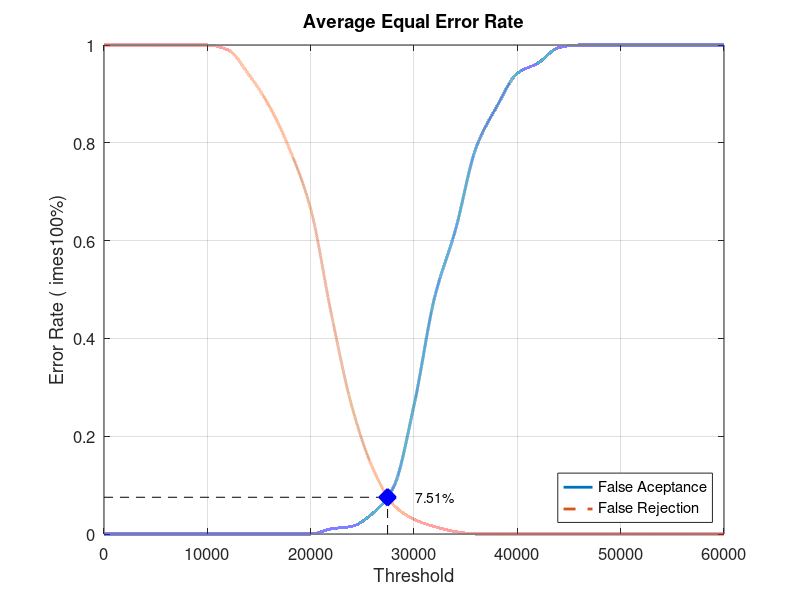
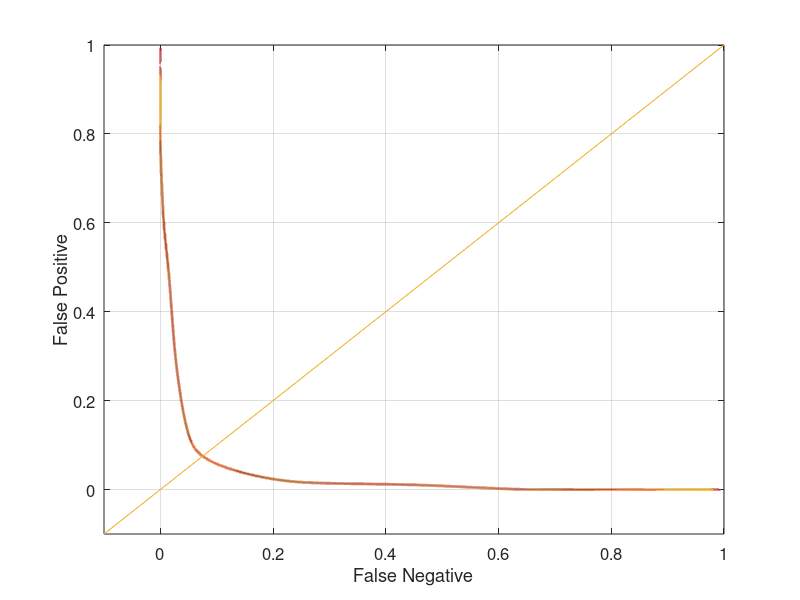

Source code (MATLAB) for these figures, in order:
close all;
clear;
clc;
x = 0:2000:60000;
xq = 0:0.5:60000;

y0 = [0 0 0 0 0 0 0 0 0 0 0 0.0105263 0.0157895 0.0421053 0.0947368 0.263158 0.484211 0.621053 0.789474 0.873684 0.942105 0.963158 0.994737 1 1 1 1 1 1 1 1]
yy0 = interp1(x, y0, xq, 'pchip');
y1 = [1 1 1 1 1 1 0.99 0.94 0.875 0.785 0.665 0.45 0.26 0.135 0.06 0.03 0.015 0.005 0 0 0 0 0 0 0 0 0 0 0 0 0]
yy1 = interp1(x, y1, xq, 'pchip');

% Calculating EER: 
y2 = abs(y0 - y1);
find(y2 == min(y2))
yy2 = abs(yy0 - yy1);
xEER = find(yy2 == min(yy2));
xEERIndex = xq(xEER) % X-axis EER
yEER = yy0(xEER) % Y-axis EER

main = figure
plot(xq, yy0,'-','LineWidth', 2);	hold on
plot(xq, yy1,'--','LineWidth', 2);	hold on
plot([xEERIndex xEERIndex], [0 yEER], 'k--');	hold on
plot([0 xEERIndex], [yEER yEER], 'k--');	hold on
plot(xEERIndex, yEER, 'bx', 'LineWidth', 10);	hold on
text(xEERIndex + 10 * xEERIndex / 100, yEER, [num2str(round((10000 * yEER)) / 100) '%'])
legend('False Aceptance', 'False Rejection', 'Location', 'SouthEast')
xlabel('Threshold')
ylabel('Error Rate (	imes100%)')
title('Average Equal Error Rate')
set(gca, 'FontSize', 12)
axis([0 60000 0 1])
grid on

print(main, 'Database2_3Main', '-dpng');
FNRxFPR = figure('Color', [1 1 1]);
plot(yy1, yy0, '-', yy1, yy0, 'LineWidth', 2);
hold on
y = -0.1:0.1:1
plot(y, y); 
set(gca, 'FontSize', 12)
xlabel('False Negative')
ylabel('False Positive')
axis([-0.1 1 -0.1 1])
set(gca, 'FontSize', 12)
grid on

print(FNRxFPR, 'Database2_3FNRxFPR','-dpng');
